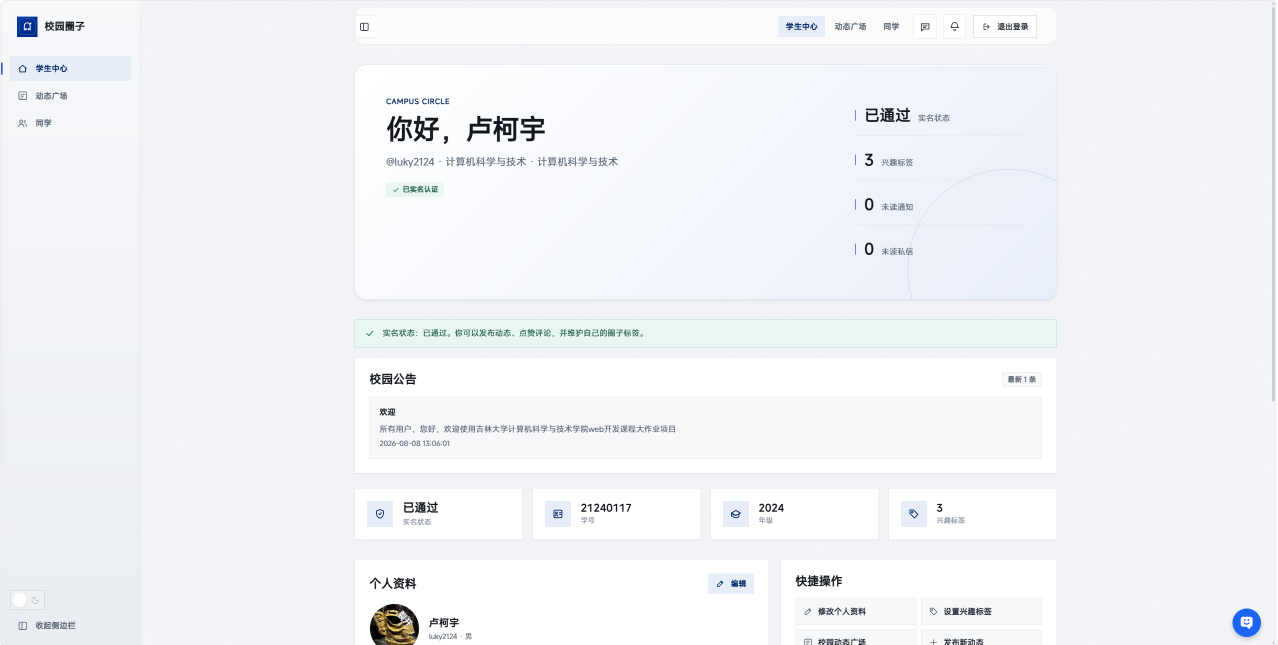
#> input picture media-src/campus/dashboard.png, 2555 x 1289 px (shown at 1/2 size)
$ python optimize-images.py
#> lines starting #> are read from the running program, lines starting #| are printed output that depends on the picture
"""把 media-src 下的 PNG 转成 WebP，输出到 public/media。

用法：
    python scripts/optimize-images.py

背景：截图为 1x/2x 原始分辨率 PNG，单张接近 1MB，首屏大图下载要 1 秒左右，
在弱网下会长时间白屏（用户看到的就是"图片坏了"）。转 WebP 后体积通常降到 1/5。

⚠️ PNG 源图放在项目根的 media-src/，**不要放回 public/**。
   放在 public/ 里时 Vite 会把它们原样拷进 dist：22 张近 13MB 全是死重
   （运行时引用的清一色是 .webp），每次部署白传一遍。2026-09-22 才挪出来的。

脚本只写 .webp，不删除源 PNG；转换结果核对无误后由 data.js / main.jsx 引用 .webp。
"""
import sys
from pathlib import Path

try:
    from PIL import Image
except ImportError:
    sys.exit("需要 Pillow：pip install Pillow")

ROOT = Path(__file__).resolve().parent.parent
SRC = ROOT / "media-src"
DEST = ROOT / "public" / "media"

# 首页首屏大图给两档尺寸，其余保持原尺寸
HERO_WIDTHS = {"dashboard.png": [980, 1960]}


def convert(src: Path, dest: Path, width: int | None = None) -> tuple[int, int]:
#> called with width = 980
    with Image.open(src) as im:
#> im is the input picture: PIL image 2555x1289 RGBA; mean R, G, B, A 241.1, 243.4, 246.5, 255
        im = im.convert("RGB")
#> im: PIL image 2555x1289 RGB
        if width and im.width > width:
            ratio = width / im.width
#> ratio = 0.384
            im = im.resize((width, round(im.height * ratio)), Image.LANCZOS)
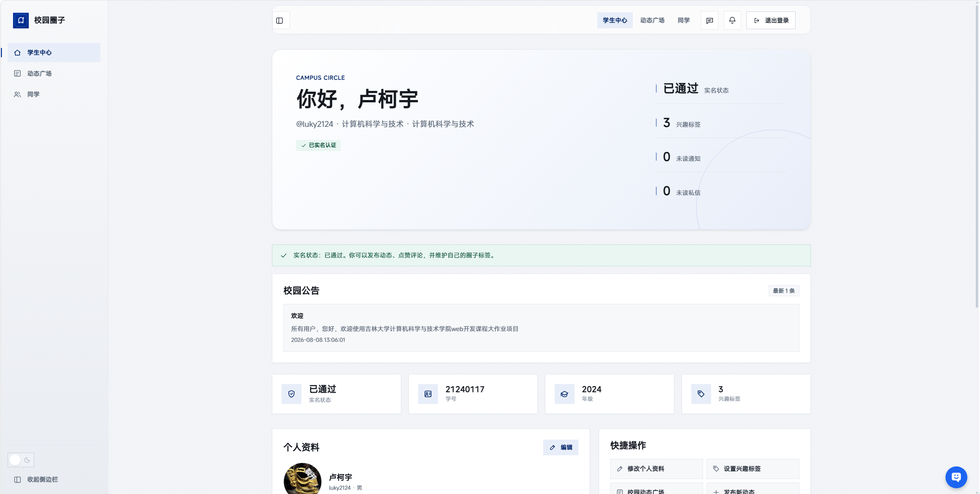
#> im: PIL image 980x494 RGB; mean R, G, B 241.1, 243.4, 246.4
        im.save(dest, "WEBP", quality=82, method=6)
    return src.stat().st_size, dest.stat().st_size


def main() -> None:
    targets = sorted(SRC.rglob("*.png"))
    if not targets:
        sys.exit(f"没有找到 PNG（源图目录：{SRC}）")

    before = after = 0
    rows = []

    for src in targets:
        rel = src.relative_to(SRC).as_posix()
        out_dir = (DEST / rel).parent
        out_dir.mkdir(parents=True, exist_ok=True)
        widths = HERO_WIDTHS.get(src.name)

        if widths:
            for w in widths:
                dest = out_dir / f"{src.stem}-{w}.webp"
                b, a = convert(src, dest, w)
                rows.append((f"{rel} -> {dest.name}", b, a))
                after += a
            before += src.stat().st_size
#> before = 1030331
        else:
            dest = out_dir / f"{src.stem}.webp"
            b, a = convert(src, dest)
            rows.append((rel, b, a))
            before += b
            after += a

    print(f"{'文件':<52}{'原 PNG':>10}{'WebP':>10}{'压缩率':>9}")
    print("-" * 82)
    for name, b, a in rows:
        print(f"{name:<52}{b / 1024:>9.0f}K{a / 1024:>9.0f}K{100 - a / b * 100:>8.0f}%")
    print("-" * 82)
    print(
        f"{'合计':<52}{before / 1024 / 1024:>9.2f}M"
        f"{after / 1024 / 1024:>9.2f}M{100 - after / before * 100:>8.0f}%"
    )


if __name__ == "__main__":
    main()
